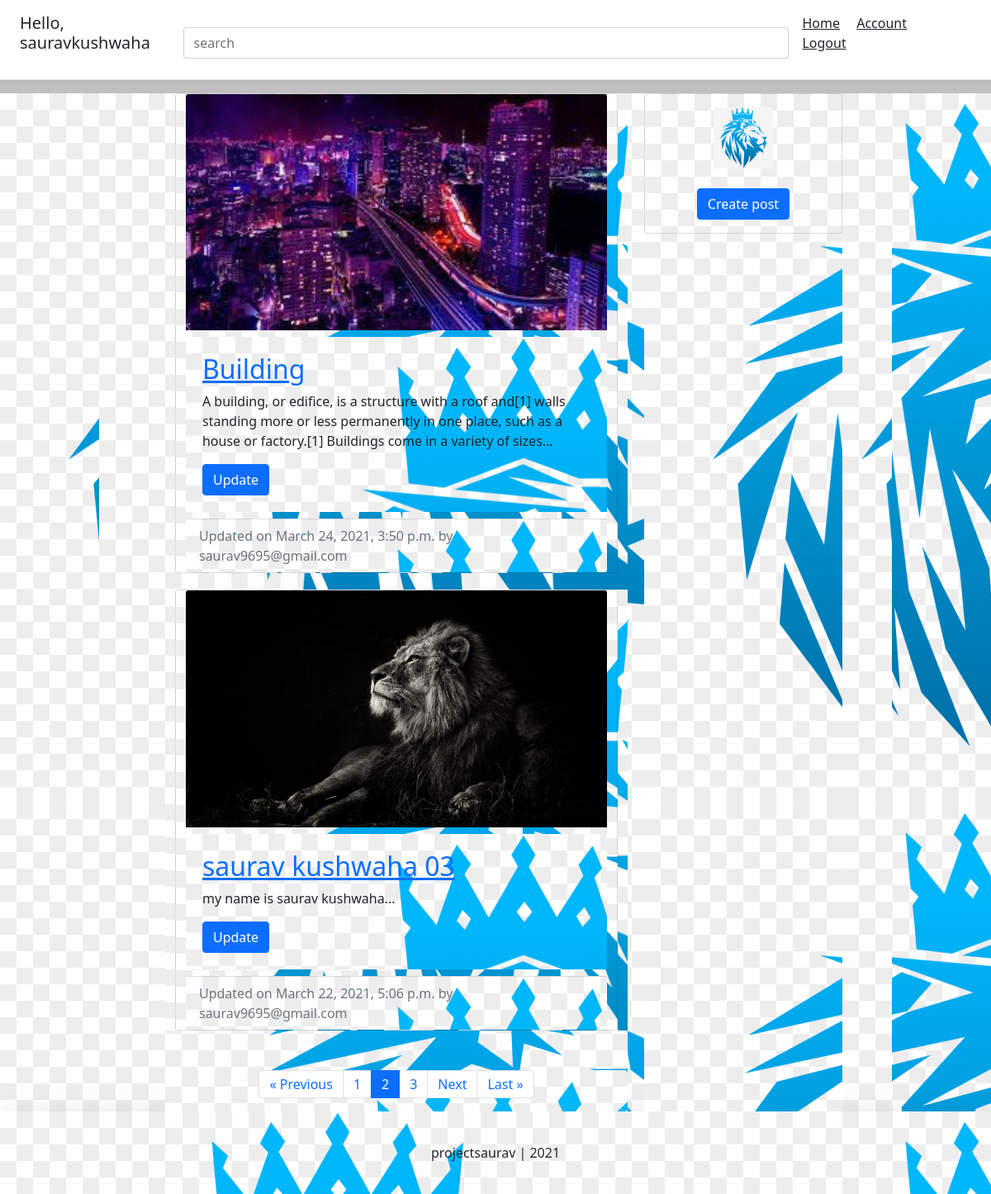
Screenshot of /?page=2 (signed in) with the database file from the repository.
### account/models.py (models this page shows, shortened)
class Account(AbstractBaseUser):
	email					=models.EmailField(verbose_name="email", max_length=60, unique=True)
	username				=models.CharField(max_length=30, unique=True)
	date_joined				=models.DateTimeField(verbose_name='date_joined', auto_now_add=True)
	last_login				=models.DateTimeField(verbose_name='last_login', auto_now=True)
	is_admin				=models.BooleanField(default=False)
	is_active				=models.BooleanField(default=True)
	is_staff				=models.BooleanField(default=False)
	is_superuser			=models.BooleanField(default=False)
	USERNAME_FIELD ='email'
	REQUIRED_FIELDS =['username',]
	objects = MyAccountManager()
	def __str__(self):
		return self.email

### blog/models.py (models this page shows, shortened)
class BlogPost(models.Model):
	title					=models.CharField(max_length=50, null=False, blank=False)
	body					=models.TextField(max_length=5000, null=False, blank=False)
	image					=models.ImageField(upload_to=upload_location, null=False, blank=False)
	date_published			=models.DateTimeField(auto_now_add=True, verbose_name="date published")
	date_updated			=models.DateTimeField(auto_now=True, verbose_name="date updated")
	author 					=models.ForeignKey(settings.AUTH_USER_MODEL, on_delete=models.CASCADE)
	slug 					=models.SlugField(blank=True, unique=True)

### personal/views.py (the view)
# urls.py: path('', home_screen_view, name="home"),
def home_screen_view(request, *args, **kwargs):
	context = {}
	query = ""
	if request.GET:
		query = request.GET.get('q', '')
		context['query'] = str(query)
	blog_posts = sorted(get_blog_queryset(query), key=attrgetter('date_updated'), reverse=True)
	context['blog_posts'] = blog_posts
	page = request.GET.get('page', 1)
	blog_posts_paginator = Paginator(blog_posts, BLOG_POSTS_PER_PAGE)
	try:
		blog_posts = blog_posts_paginator.page(page)
	except PageNotAnInteger:
		blog_posts = blog_posts_paginator.page(BLOG_POSTS_PER_PAGE)
	except EmptyPage:
		blog_posts = blog_posts_paginator.page(blog_posts_paginator.num_pages)
	context['blog_posts'] = blog_posts
	return render(request, "personal/home.html", context)

### blog/views.py (called while the page is built)
def get_blog_queryset(query=None):
	queryset = []
	queries = query.split(" ") # python install 2021 = [python, install, 2021]
	for q in queries:
		posts = BlogPost.objects.filter(
				Q(title__icontains=q) |
				Q(body__icontains=q)
			).distinct()
		for post in posts:
			queryset.append(post)
	return list(set(queryset))

### personal/templates/personal/home.html (shortened to what this page needs)
{% extends 'base.html' %}
{% load static %}
{% block content %}
<div class="container">
	<div class="row">
		<div class="left-column col-lg-7 offset-lg-1">
			{% if blog_posts %}
				{% for post in blog_posts %}
					<div class="blog-post-container">
						{% include 'blog/snippets/blog_post_snippet.html' with blog_post=post %}
					</div>
				{% endfor %}
			{% else %}
				<div class="blog-post-container">
					{% include 'blog/snippets/blog_post_snippet.html' with query=query %}
				</div>
			{% endif %}
		{% include 'blog/snippets/blog_post_pagination.html' with blog_posts=blog_posts %}
		</div>
		<div class="right-column col-lg-3 d-lg-flex d-none flex-column">
			<div class="card create-post-bar d-flex flex-column p-3">
				<img class="img-fluid d-block m-auto pb-2" src="{% static 'sau.png' %}" width="72" height="72">
				<p class="m-auto"><a class="btn btn-primary" href="{% url 'blog:create' %}">Create post</a></p>
			</div>
		</div>
	</div>
</div>
{% endblock content %}

### templates/snippets/header.html (shortened to what this page needs)
<link href="https://cdn.jsdelivr.net/npm/bootstrap@5.0.0-beta2/dist/css/bootstrap.min.css" rel="stylesheet">
<header class="d-flex flex-column flex-md-row align-items-center p-3 px-md-4 mb-3 bg-body border-bottom shadow-sm">
  <h5 class="h5 my-0 me-md-auto fw-normal">
  	{% if request.user.is_authenticated %}
  	<p>Hello, {{request.user.username}}</p>
  	{% endif %}
  </h5>
  <div class="search-bar mt-sm-2 mr-2">
  	<from method="get">
		  <input type="text" class="form-control" name="q" id="id_q" placeholder="search">
  	</from>
  </div>
  <nav class="my-2 my-md-0 me-md-3">
  	{% if request.user.is_authenticated %}
    <p><a class="p-2 text-dark" href="{% url 'home' %}">Home</a>
		<a class="p-2 text-dark" href="{% url 'account' %}">Account</a>
		<a class="p-2 text-dark" href="{% url 'logout' %}">Logout</a></p>
	{% else %}
		<a class="p-2 text-dark" href="{% url 'home' %}">Home</a>
		<a class="p-2 text-dark"href="{% url 'login' %}">Login</a></p>
		<a class="btn btn-outline-primary" href="{% url 'register' %}">Register</a>
	{% endif %}
  </nav>
</header>

### blog/templates/blog/snippets/blog_post_snippet.html (shortened to what this page needs)
{% if blog_post %}
<div class="container">
	<div class="row">
		<div class="card m-auto">
			<a href="{% url 'blog:detail' post.slug %}">
				<img class="card-img-top" src="{{blog_post.image.url}}">
			</a>
			<div class="card-body mt-2 mb-2">
				<a href="{% url 'blog:detail' post.slug %}">
					<h2 class="card-title">{{blog_post.title}}</h2>
				</a>
				<p class="card-text">{{blog_post.body|safe|truncatechars:180}}</p>
				{% if blog_post.author == request.user %}
					<a href="{% url 'blog:edit' blog_post.slug %}" class="btn btn-primary">Update</a>
				{% endif %}
			</div>
			<div class="card-footer text-muted">
			  Updated on {{blog_post.date_updated}} by {{blog_post.author}}
			</div>
		</div>
	</div>
</div>
{% endif %}

### templates/snippets/header.html (style rules this page uses)
html { font-size: 14px; }
@media (min-width: 768px) { html { font-size: 16px; } }
.container { max-width: 960px; }
.search-bar { width: 70%; }

### templates/snippets/base_css.html (style rules this page uses)
body { background-color: #c0c0c0; }
div { background-image: url('sau.png'); }

### personal/templates/personal/home.html (style rules this page uses)
@media (min-width: 768px) { .right-column { margin-left: 20px; } }
.blog-post-container { margin-bottom: 20px; width: 100%; }
.create-post-bar { background-color: #fff; margin-bottom:20px; }
.left-column { padding:0px; }
.right-column { padding:0px; }

### blog/templates/blog/snippets/blog_post_snippet.html (style rules this page uses)
.card { max-width: 700px; width: 100%; }
.card-body { padding: 20px; }

### rows the page displays
Account: user.username "sauravkushwaha"
BlogPost: image (picture), title "Building", body "A building, or edifice, is a structure with a roof and[1] walls standing more or less permanently in one place, such as a house or factory.[1] Buildings come in a variety of sizes…", shows "Update", date_updated "March 24, 2021, 3:50 p.m.", author "saurav9695@gmail.com"
BlogPost: image (picture), title "saurav kushwaha 03", body "my name is saurav kushwaha...", shows "Update", date_updated "March 22, 2021, 5:06 p.m.", author "saurav9695@gmail.com"

### other values shown
{{ i }} "1" "3"
{{ i }} "2"
